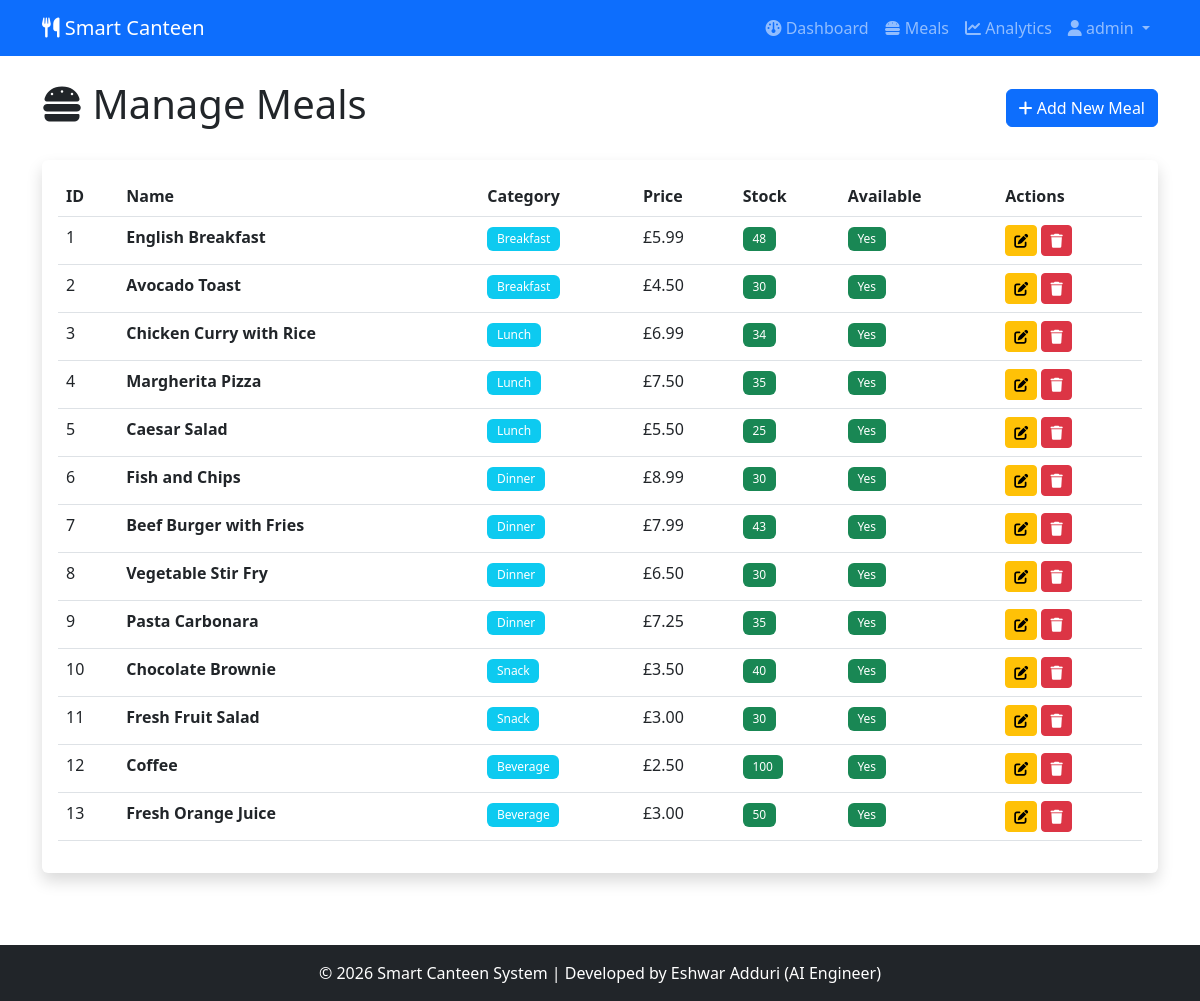
Page /admin/meals (signed in) on the committed database.
### models.py (models this page shows, shortened)
class User(UserMixin, db.Model):
    __tablename__ = 'users'
    id = db.Column(db.Integer, primary_key=True)
    username = db.Column(db.String(80), unique=True, nullable=False, index=True)
    email = db.Column(db.String(120), unique=True, nullable=False, index=True)
    password_hash = db.Column(db.String(255), nullable=False)
    role = db.Column(db.String(20), nullable=False, default='student')  # 'student' or 'admin'
    department = db.Column(db.String(100))
    created_at = db.Column(db.DateTime, default=datetime.utcnow)
    reservations = db.relationship('Reservation', backref='user', lazy='dynamic', cascade='all, delete-orphan')
    def is_admin(self):
        return self.role == 'admin'

class Meal(db.Model):
    __tablename__ = 'meals'
    id = db.Column(db.Integer, primary_key=True)
    name = db.Column(db.String(100), nullable=False)
    description = db.Column(db.Text)
    price = db.Column(db.Float, nullable=False)
    category = db.Column(db.String(50), nullable=False)  # breakfast, lunch, dinner, snack
    stock = db.Column(db.Integer, default=0)
    image_url = db.Column(db.String(255))
    is_available = db.Column(db.Boolean, default=True)
    created_at = db.Column(db.DateTime, default=datetime.utcnow)
    updated_at = db.Column(db.DateTime, default=datetime.utcnow, onupdate=datetime.utcnow)
    reservations = db.relationship('Reservation', backref='meal', lazy='dynamic')
    predictions = db.relationship('Prediction', backref='meal', lazy='dynamic')

### app.py (the view)
@app.route('/admin/meals')
@login_required
def manage_meals():
    if not current_user.is_admin():
        flash('Access denied', 'danger')
        return redirect(url_for('student_dashboard'))
    meals = Meal.query.all()
    return render_template('admin_meals.html', meals=meals)

### app.py (called while the page is built)
@login_manager.user_loader
def load_user(user_id):
    return User.query.get(int(user_id))

### templates/admin_meals.html (shortened to what this page needs)
{% extends "base.html" %}
{% block content %}
<div class="container">
    <div class="d-flex justify-content-between align-items-center mb-4">
        <h1><i class="fas fa-hamburger"></i> Manage Meals</h1>
        <a href="{{ url_for('add_meal') }}" class="btn btn-primary">
            <i class="fas fa-plus"></i> Add New Meal
        </a>
    </div>
    <div class="card shadow">
        <div class="card-body">
            {% if meals %}
                <div class="table-responsive">
                    <table class="table table-hover">
                        <thead>
                            <tr>
                                <th>ID</th>
                                <th>Name</th>
                                <th>Category</th>
                                <th>Price</th>
                                <th>Stock</th>
                                <th>Available</th>
                                <th>Actions</th>
                            </tr>
                        </thead>
                        <tbody>
                            {% for meal in meals %}
                                <tr>
                                    <td>{{ meal.id }}</td>
                                    <td><strong>{{ meal.name }}</strong></td>
                                    <td><span class="badge bg-info">{{ meal.category|title }}</span></td>
                                    <td>£{{ "%.2f"|format(meal.price) }}</td>
                                    <td>
                                        <span class="badge bg-{% if meal.stock > 20 %}success
                                            {% elif meal.stock > 5 %}warning
                                            {% else %}danger{% endif %}">
                                            {{ meal.stock }}
                                        </span>
                                    </td>
                                    <td>
                                        {% if meal.is_available %}
                                            <span class="badge bg-success">Yes</span>
                                        {% else %}
                                            <span class="badge bg-danger">No</span>
                                        {% endif %}
                                    </td>
                                    <td>
                                        <a href="{{ url_for('edit_meal', meal_id=meal.id) }}"
                                           class="btn btn-sm btn-warning">
                                            <i class="fas fa-edit"></i>
                                        </a>
                                        <form method="POST" action="{{ url_for('delete_meal', meal_id=meal.id) }}"
                                              class="d-inline">
                                            <button type="submit" class="btn btn-sm btn-danger"
                                                    onclick="return confirm('Delete this meal?')">
                                                <i class="fas fa-trash"></i>
                                            </button>
                                        </form>
                                    </td>
                                </tr>
                            {% endfor %}
                        </tbody>
                    </table>
                </div>
            {% else %}
                <p class="text-center text-muted py-4">No meals added yet.</p>
            {% endif %}
        </div>
    </div>
</div>
{% endblock %}

### templates/base.html (shortened to what this page needs)
<!DOCTYPE html>
<html lang="en">
<head>
    <link href="https://cdn.jsdelivr.net/npm/bootstrap@5.3.0/dist/css/bootstrap.min.css" rel="stylesheet">
    <link rel="stylesheet" href="https://cdnjs.cloudflare.com/ajax/libs/font-awesome/6.4.0/css/all.min.css">
    <link rel="stylesheet" href="{{ url_for('static', filename='css/style.css') }}">
</head>
<body>
    <nav class="navbar navbar-expand-lg navbar-dark bg-primary">
        <div class="container">
            <a class="navbar-brand" href="{{ url_for('index') }}">
                <i class="fas fa-utensils"></i> Smart Canteen
            </a>
            <div class="collapse navbar-collapse" id="navbarNav">
                <ul class="navbar-nav ms-auto">
                    {% if current_user.is_authenticated %}
                        {% if current_user.is_admin() %}
                            <li class="nav-item">
                                <a class="nav-link" href="{{ url_for('admin_dashboard') }}">
                                    <i class="fas fa-dashboard"></i> Dashboard
                                </a>
                            </li>
                            <li class="nav-item">
                                <a class="nav-link" href="{{ url_for('manage_meals') }}">
                                    <i class="fas fa-hamburger"></i> Meals
                                </a>
                            </li>
                            <li class="nav-item">
                                <a class="nav-link" href="{{ url_for('analytics') }}">
                                    <i class="fas fa-chart-line"></i> Analytics
                                </a>
                            </li>
                        {% endif %}
                        <li class="nav-item dropdown">
                            <a class="nav-link dropdown-toggle" href="#" id="userDropdown" role="button" data-bs-toggle="dropdown">
                                <i class="fas fa-user"></i> {{ current_user.username }}
                            </a>
                        </li>
                    {% endif %}
                </ul>
            </div>
        </div>
    </nav>
    <main class="py-4">
        {% block content %}{% endblock %}
    </main>
    <footer class="bg-dark text-white text-center py-3 mt-5">
        <div class="container">
            <p class="mb-0">&copy; 2026 Smart Canteen System | Developed by Eshwar Adduri (AI Engineer)</p>
        </div>
    </footer>
</body>
</html>

### static/css/style.css (style rules this page uses)
:root { --primary-color: #0d6efd; --success-color: #198754; --warning-color: #ffc107; --danger-color: #dc3545; --info-color: #0dcaf0; }
body { font-family: 'Segoe UI', Tahoma, Geneva, Verdana, sans-serif; min-height: 100vh; display: flex; flex-direction: column; }
main { flex: 1; }
.card { transition: transform 0.2s, box-shadow 0.2s; border: none; }
.badge { padding: 0.5em 0.8em; font-weight: 500; }
.btn { transition: all 0.2s; }
.fade-in { animation: fadeIn 0.5s ease-in; }
footer { background-color: #343a40; color: white; margin-top: auto; }

### rows in the picture
User: username "admin"
Meal: id "1", name "English Breakfast", category "Breakfast", price "5.99", stock "48", is_available "Yes"
Meal: id "2", name "Avocado Toast", category "Breakfast", price "4.50", stock "30", is_available "Yes"
Meal: id "3", name "Chicken Curry with Rice", category "Lunch", price "6.99", stock "34", is_available "Yes"
Meal: id "4", name "Margherita Pizza", category "Lunch", price "7.50", stock "35", is_available "Yes"
Meal: id "5", name "Caesar Salad", category "Lunch", price "5.50", stock "25", is_available "Yes"
Meal: id "6", name "Fish and Chips", category "Dinner", price "8.99", stock "30", is_available "Yes"
Meal: id "7", name "Beef Burger with Fries", category "Dinner", price "7.99", stock "43", is_available "Yes"
Meal: id "8", name "Vegetable Stir Fry", category "Dinner", price "6.50", stock "30", is_available "Yes"
Meal: id "9", name "Pasta Carbonara", category "Dinner", price "7.25", stock "35", is_available "Yes"
Meal: id "10", name "Chocolate Brownie", category "Snack", price "3.50", stock "40", is_available "Yes"
Meal: id "11", name "Fresh Fruit Salad", category "Snack", price "3.00", stock "30", is_available "Yes"
Meal: id "12", name "Coffee", category "Beverage", price "2.50", stock "100", is_available "Yes"
Meal: id "13", name "Fresh Orange Juice", category "Beverage", price "3.00", stock "50", is_available "Yes"
